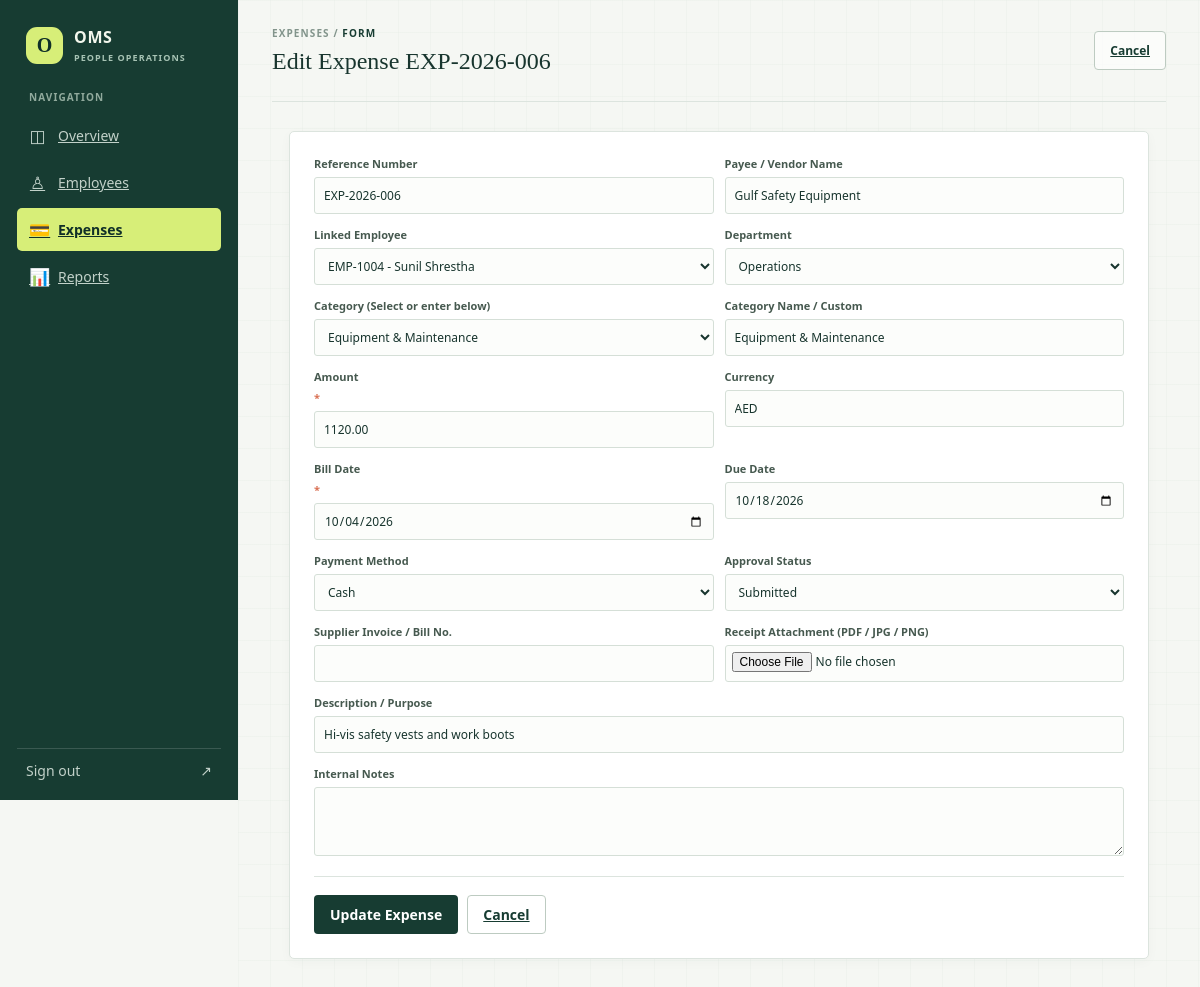
Page /expenses/7/edit/ (signed in) on the committed database.
### frontend/models.py (models this page shows, shortened)
class ExpenseRecord(models.Model):
    class Status(models.TextChoices):
        DRAFT = "draft", "Draft"
        SUBMITTED = "submitted", "Submitted"
        PENDING = "pending", "Pending Approval"
        APPROVED = "approved", "Approved"
        REJECTED = "rejected", "Rejected"
        PAID = "paid", "Paid"
        CANCELLED = "cancelled", "Cancelled"
        UNPAID = "unpaid", "Unpaid"
        OVERDUE = "overdue", "Overdue"
    class PaymentMethod(models.TextChoices):
        CASH = "cash", "Cash"
        BANK_TRANSFER = "bank_transfer", "Bank Transfer"
        CREDIT_CARD = "credit_card", "Credit Card"
        DEBIT_CARD = "debit_card", "Debit Card"
        CHEQUE = "cheque", "Cheque"
        ONLINE = "online", "Online Payment"
        OTHER = "other", "Other"
    reference_number = models.CharField(max_length=60, blank=True, db_index=True)
    employee = models.ForeignKey(
        Employee,
        on_delete=models.SET_NULL,
        null=True,
        blank=True,
        related_name="expenses",
    )
    department = models.ForeignKey(
        Department,
        on_delete=models.SET_NULL,
        null=True,
        blank=True,
        related_name="expenses",
    )
    category_ref = models.ForeignKey(
        ExpenseCategory,
        on_delete=models.SET_NULL,
        null=True,
        blank=True,
        related_name="expense_records",
    )
    category = models.CharField(max_length=120, blank=True)
    vendor_name = models.CharField(max_length=160, blank=True)
    description = models.CharField(max_length=240, blank=True)
    amount = models.DecimalField(max_digits=12, decimal_places=2, validators=[MinValueValidator(0)])
    currency = models.CharField(max_length=3, default="AED")
    bill_date = models.DateField(db_index=True)
    due_date = models.DateField(null=True, blank=True)
    paid_date = models.DateField(null=True, blank=True)
    payment_method = models.CharField(
        max_length=20,
        choices=PaymentMethod.choices,
        default=PaymentMethod.CASH,
    )
    invoice_number = models.CharField(max_length=60, blank=True)
    status = models.CharField(
        max_length=20,
        choices=Status.choices,
        default=Status.PENDING,
        db_index=True,
    )
    receipt_file = models.FileField(upload_to=expense_receipt_upload_path, blank=True)
    invoice_file = models.FileField(upload_to=expense_invoice_upload_path, blank=True)
    notes = models.TextField(blank=True)
    rejection_reason = models.TextField(blank=True)
    approved_by = models.ForeignKey(
        settings.AUTH_USER_MODEL,
        on_delete=models.SET_NULL,
        null=True,
        blank=True,
        related_name="approved_expenses",
    )
    approved_at = models.DateTimeField(null=True, blank=True)
    created_by = models.ForeignKey(
        settings.AUTH_USER_MODEL,
        on_delete=models.SET_NULL,
        null=True,
        blank=True,
        related_name="created_expense_records",
    )
    created_at = models.DateTimeField(auto_now_add=True)
    updated_at = models.DateTimeField(auto_now=True)
    class Meta:
        ordering = ["-bill_date", "-created_at"]

class Employee(models.Model):
    class Status(models.TextChoices):
        ACTIVE = "active", "Active"
        PENDING = "pending", "Pending"
        ON_LEAVE = "on_leave", "On leave"
        SUSPENDED = "suspended", "Suspended"
        RESIGNED = "resigned", "Resigned"
        TERMINATED = "terminated", "Terminated"
        RETIRED = "retired", "Retired"
        COMPLETED = "completed", "Completed"
    class Gender(models.TextChoices):
        MALE = "male", "Male"
        FEMALE = "female", "Female"
        OTHER = "other", "Other"
    class MaritalStatus(models.TextChoices):
        SINGLE = "single", "Single"
        MARRIED = "married", "Married"
        DIVORCED = "divorced", "Divorced"
        WIDOWED = "widowed", "Widowed"
        OTHER = "other", "Other"
    class EmploymentType(models.TextChoices):
        FULL_TIME = "full_time", "Full-time"
        PART_TIME = "part_time", "Part-time"
        CONTRACT = "contract", "Contract"
        PROBATION = "probation", "Probation"
        TEMPORARY = "temporary", "Temporary"
        INTERN = "intern", "Intern"
    employee_id = models.CharField(max_length=32, unique=True, db_index=True)
    first_name = models.CharField(max_length=80, blank=True)
    middle_name = models.CharField(max_length=80, blank=True)
    last_name = models.CharField(max_length=80, blank=True)
    full_name = models.CharField(max_length=160, db_index=True)
    date_of_birth = models.DateField(null=True, blank=True)
    gender = models.CharField(max_length=16, choices=Gender.choices, blank=True)
    nationality = models.CharField(max_length=80, blank=True, default="Nepali")
    marital_status = models.CharField(max_length=16, choices=MaritalStatus.choices, blank=True)
    profile_photo = models.FileField(upload_to=employee_photo_upload_path, blank=True)
    phone = models.CharField(max_length=32, db_index=True)
    email = models.EmailField(blank=True, db_index=True)
    emergency_contact_name = models.CharField(max_length=160, blank=True)
    emergency_contact_relationship = models.CharField(max_length=80, blank=True)
    emergency_contact_phone = models.CharField(max_length=32, blank=True)
    current_address = models.TextField(blank=True)
    permanent_address = models.TextField(blank=True)
    department = models.ForeignKey(
        Department,
        on_delete=models.SET_NULL,
        null=True,
        blank=True,
        related_name="employees",
    )
    designation = models.ForeignKey(
        Designation,
        on_delete=models.SET_NULL,
        null=True,
        blank=True,
        related_name="employees",
    )
    job_title = models.CharField(max_length=120, blank=True)
    employment_type = models.CharField(
        max_length=20,
        choices=EmploymentType.choices,
        default=EmploymentType.FULL_TIME,
    )
    joining_date = models.DateField(null=True, blank=True)
    contract_start_date = models.DateField(null=True, blank=True)
    contract_end_date = models.DateField(null=True, blank=True)
    salary = models.DecimalField(
        max_digits=12,
        decimal_places=2,
        null=True,
        blank=True,
        validators=[MinValueValidator(0)],
    )
    status = models.CharField(
        max_length=16,
        choices=Status.choices,
        default=Status.ACTIVE,
        db_index=True,
    )
    supervisor = models.ForeignKey(
        "self",
        on_delete=models.SET_NULL,
        null=True,
        blank=True,
        related_name="subordinates",
    )
    work_location = models.CharField(max_length=120, blank=True, default="Dubai, UAE")
    client_name = models.CharField(max_length=160, blank=True)
    origin_country = models.CharField(max_length=80, default="Nepal", blank=True)
    destination = models.CharField(max_length=100, default="Dubai, UAE", blank=True)
    citizenship_number = models.CharField(max_length=60, blank=True)
    passport_number = models.CharField(max_length=60, blank=True)
    pan_tax_number = models.CharField(max_length=60, blank=True)
    national_id_number = models.CharField(max_length=60, blank=True)
    created_by = models.ForeignKey(
        settings.AUTH_USER_MODEL,
        on_delete=models.SET_NULL,
        null=True,
        blank=True,
        related_name="managed_employees",
    )
    created_at = models.DateTimeField(auto_now_add=True)
    updated_at = models.DateTimeField(auto_now=True)
    class Meta:
        ordering = ["full_name", "employee_id"]
    def __str__(self):
        return f"{self.employee_id} - {self.full_name}"

### frontend/views.py (the view)
# urls.py: path("expenses/<int:pk>/edit/", views.expense_update_view, name="expense-edit"),
@login_required(login_url="login")
def expense_update_view(request, pk):
    expense = get_object_or_404(ExpenseRecord, pk=pk)
    if request.method == "POST":
        form = ExpenseRecordForm(request.POST, request.FILES, instance=expense)
        if form.is_valid():
            expense = form.save()
            log_action(request.user, AuditLog.Action.UPDATE, expense, f"Updated expense details", request)
            messages.success(request, f"Expense '{expense.reference_number}' updated successfully.")
            return redirect("expense-detail", pk=expense.pk)
    else:
        form = ExpenseRecordForm(instance=expense)
    return render(request, "expenses/expense_form.html", {
        "form": form,
        "expense": expense,
        "title": f"Edit Expense {expense.reference_number}",
        "action": "Update Expense",
    })

### frontend/templates/expenses/expense_form.html (shortened to what this page needs)
{% extends "partial/base.html" %}
{% load static %}
{% block content %}
<div class="app-shell">
	<aside class="sidebar">
		<a class="brand" href="{% url 'home' %}">
			<span class="brand-mark">O</span>
			<span><strong>OMS</strong><small>PEOPLE OPERATIONS</small></span>
		</a>
		<p class="nav-label">NAVIGATION</p>
		<nav class="primary-nav">
			<a class="nav-item" href="{% url 'home' %}"><span class="nav-icon">◫</span>Overview</a>
			<a class="nav-item" href="{% url 'employee-list' %}"><span class="nav-icon">♙</span>Employees</a>
			<a class="nav-item active" href="{% url 'expense-list' %}"><span class="nav-icon">💳</span>Expenses</a>
			<a class="nav-item" href="{% url 'reports-home' %}"><span class="nav-icon">📊</span>Reports</a>
		</nav>
		<div class="sidebar-bottom">
			<a class="logout-link" href="{% url 'logout' %}">Sign out <span aria-hidden="true">↗</span></a>
		</div>
	</aside>
	<main class="main-area">
		<header class="topbar">
			<div>
				<p class="eyebrow"><a href="{% url 'expense-list' %}" style="color: inherit; text-decoration: none;">EXPENSES</a> / <span style="color: var(--forest);">FORM</span></p>
				<h1>{{ title }}</h1>
			</div>
			<div class="topbar-meta">
				<a class="button button-quiet" href="{% if expense %}{% url 'expense-detail' expense.pk %}{% else %}{% url 'expense-list' %}{% endif %}">Cancel</a>
			</div>
		</header>
		<form method="POST" enctype="multipart/form-data" class="panel" style="max-width: 860px; margin: 0 auto 30px; padding: 24px;">
			<div class="form-grid" style="margin-bottom: 20px;">
				<label>Reference Number
					{{ form.reference_number }}
				</label>
				<label>Payee / Vendor Name
					{{ form.vendor_name }}
				</label>
				<label>Linked Employee
					{{ form.employee }}
				</label>
				<label>Department
					{{ form.department }}
				</label>
				<label>Category (Select or enter below)
					{{ form.category_ref }}
				</label>
				<label>Category Name / Custom
					{{ form.category }}
				</label>
				<label>Amount <em>*</em>
					{{ form.amount }}
				</label>
				<label>Currency
					{{ form.currency }}
				</label>
				<label>Bill Date <em>*</em>
					{{ form.bill_date }}
				</label>
				<label>Due Date
					{{ form.due_date }}
				</label>
				<label>Payment Method
					{{ form.payment_method }}
				</label>
				<label>Approval Status
					{{ form.status }}
				</label>
				<label>Supplier Invoice / Bill No.
					{{ form.invoice_number }}
				</label>
				<label>Receipt Attachment (PDF / JPG / PNG)
					{{ form.receipt_file }}
				</label>
				<label class="wide-field">Description / Purpose
					{{ form.description }}
				</label>
				<label class="wide-field">Internal Notes
					{{ form.notes }}
				</label>
			</div>
			<div class="form-actions" style="border-top: 1px solid var(--line); padding-top: 18px;">
				<button type="submit" class="button button-dark" style="min-width: 140px;">{{ action }}</button>
				<a class="button button-quiet" href="{% if expense %}{% url 'expense-detail' expense.pk %}{% else %}{% url 'expense-list' %}{% endif %}">Cancel</a>
			</div>
		</form>
	</main>
</div>
{% endblock %}

### rows in the picture
ExpenseRecord: reference_number "EXP-2026-006", vendor_name "Gulf Safety Equipment", department "Operations", category_ref "Equipment & Maintenance", category "Equipment & Maintenance", amount "1120.00", currency "AED", bill_date "10/04/2026", due_date "10/18/2026", payment_method "Cash", status "Submitted", description "Hi-vis safety vests and work boots"
Employee: employee "EMP-1004 - Sunil Shrestha"

### other values in the picture
{{ title }} "Edit Expense EXP-2026-006"
{{ action }} "Update Expense"
